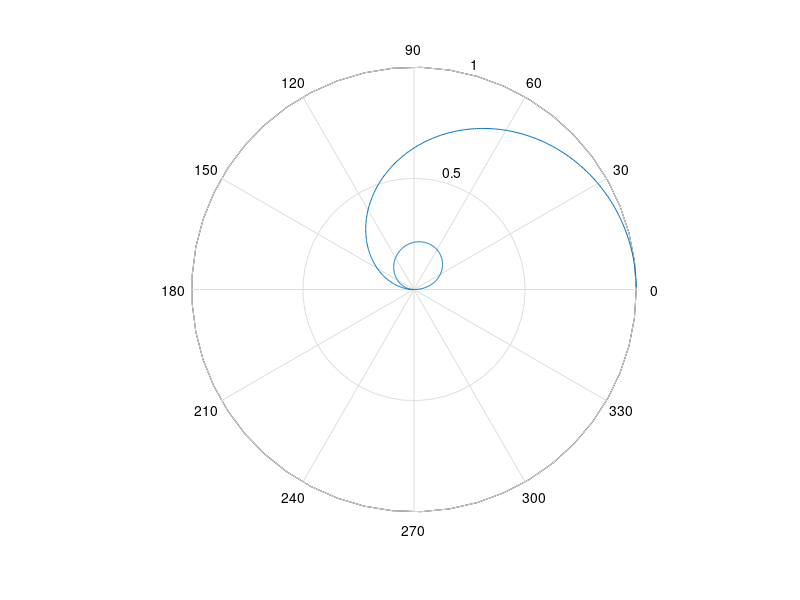

Reproduce this figure in MATLAB. (Note: this script raises an error after producing the figure.)
%% пример 2(в полярных координатах)
f = 0:.01:2*pi;
r = sin(f)./f;
polar(f,r)

%% пример 2(в дпск)
x = @(fi)cos(fi).*sin(fi)/fi;
y = @(fi)(sin(fi))^2/fi;
ezplot(x,y,[0, 2*pi]);

%% пример 3
x = 0:.01:2;
y = humps(x);
plot(x, y)
[a,b] = max(y);
b = (b-1)/100;
hold on
plot(b, a , "Color", "r", "Marker","o");
c = find(y<40 & y>20);
c = (c-1)./100;
d = humps(c);
plot(c, d, ".", "Marker", "o", "Color", "r");
hold off

%% задание 1
x = -1:.01:-0.01;
x2 = 0.01:.01:1;
y = (1+x.^3)./(x.^2);
y2 =  (x2.^3 +1)./(x2.^2);
plot(x,y, x2, y2, "Color", "b")
title("график X+1/X^2")

%% задание 7
x = -5:.01:5;
y = x.*sin(pi*x);
plot(x,y)
title("график X*sin(pi*x)")
axis

%% задание 8
a = 100;
b = 2;
n = 4;
k = 14;
fi = -pi/2:.01:3*pi/2;
r = a./(a+(fi-pi/2)).^n.*(b-sin(k.*fi)-cos(m.*fi))
polar(fi,r)

%% задание 12
a = 1/4;
b = 1/16;
m = 8;
n = 8;
k = 1;
x = @(t)cos(t)-a*cos(m.*t)+b*sin(n.*t);
y = @(t)sin(t)-a*sin(m.*t)+b*cos(n.*t);
ezplot(x, y, [-5, 5]);

%% задание 13.1
x = [-3:.01:-0.01 0.01:.01:0.99 1.01:.01:1.99 2.01:.01:5];
y = 1./x+1./(x-1)+1./(x-2);
plot(x,y)

%% задание 13.2
a=7;
b=3;
fi=-pi:.01:pi;
rho = a*cos(fi)-b;
polar(fi, rho)

%% задание 13.3
n = 2;
m = 2;
fi = -5:.01:5;
x = cos(n.*fi).*(cos(fi)).^m;
y = sin(n.*fi).*(sin(fi)).^m;
plot(x,y)

%% задание 14.1 цепная линия
a = 4;
x = -5:.01:5
y = (exp(x./a)+exp(-x./a))*a/2;
plot(x,y)

%% задание 14.2 спираль Ферма
a = 2;
fi = -5*pi:.01:5*pi;
rho1 = sqrt(a^2*fi);
rho2=-sqrt(a^2*fi);
hold on
polar(fi, rho1) 
polar(fi, rho2)
hold off

%% задание 14.3 лист Хабенихта
a = 8;
theta=-pi:.01:pi;
rho=1+7*cos(a.*theta)+4*(sin(a.*theta)).^2+3*(sin(a.*theta)).^4;
polar(theta, rho)
